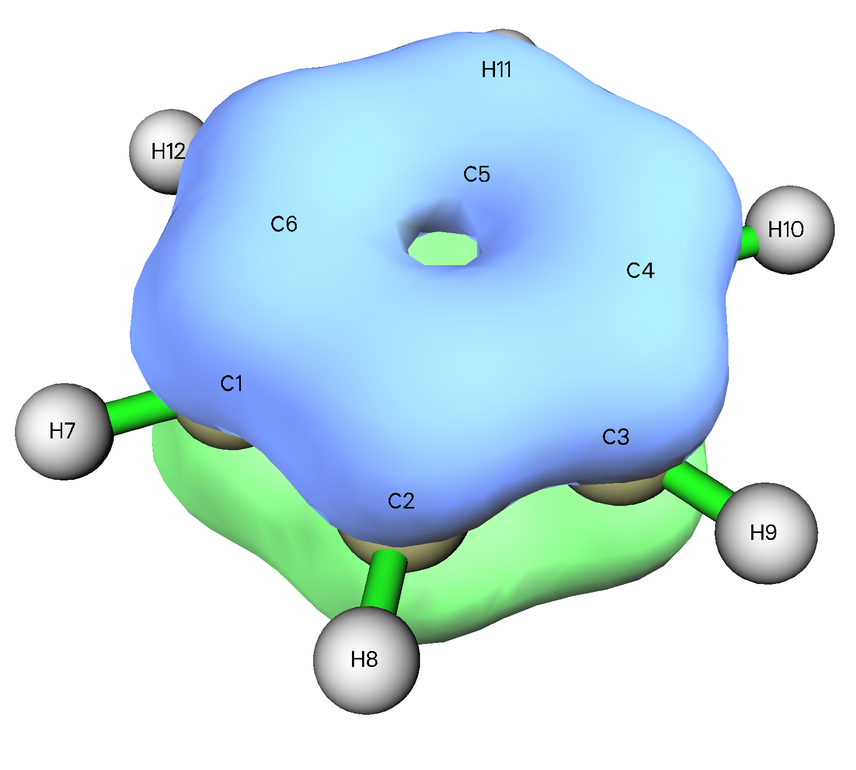
#> input picture exe09/task1/painting/painting-benzene/000017.png, 856 x 770 px, shrunk from 1610 x 1449 before the run
$ python painting-benzene.py
#> lines starting #> are read from the running program, lines starting #| are printed output that depends on the picture
import matplotlib as mpl
import matplotlib.pyplot as plt
import numpy as np

mpl.rcParams["font.sans-serif"] = ["SimHei"]

fig, ax = plt.subplots(2, 3, dpi=100, figsize=(8, 8))

photo17 = plt.imread("000017.png")
#> photo17 is the input picture: shape (770, 856, 3) float32; mean R, G, B 0.79, 0.891, 0.923
photo20 = plt.imread("000020.png")
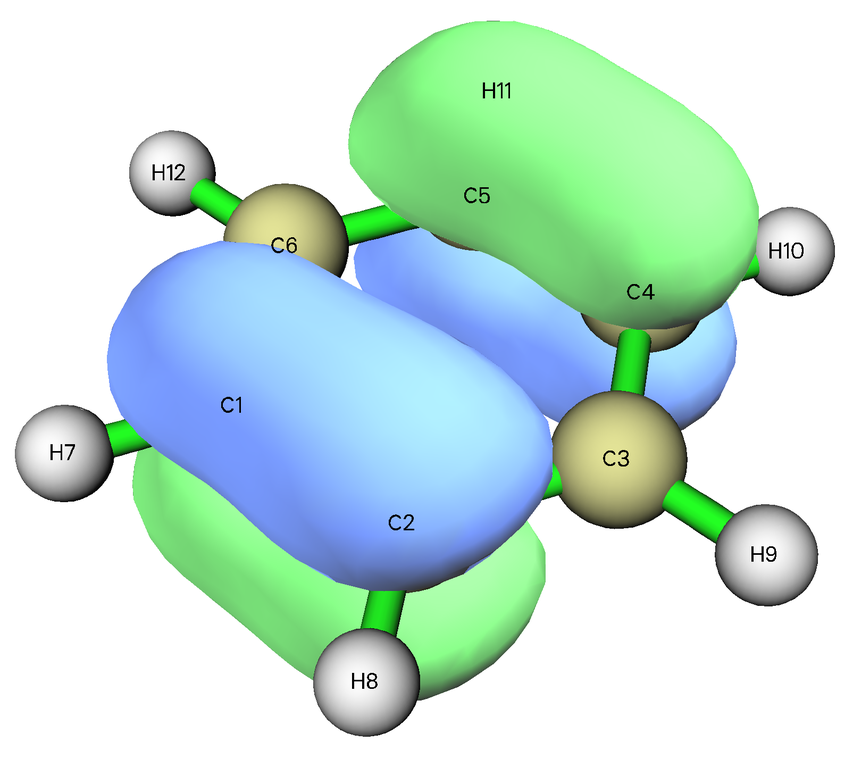
#> input picture exe09/task1/painting/painting-benzene/000020.png, 853 x 758 px, shrunk from 1604 x 1425 before the run
#> photo20 is the input picture: shape (758, 853, 3) float32; mean R, G, B 0.77, 0.886, 0.85
photo21 = plt.imread("000021.png")
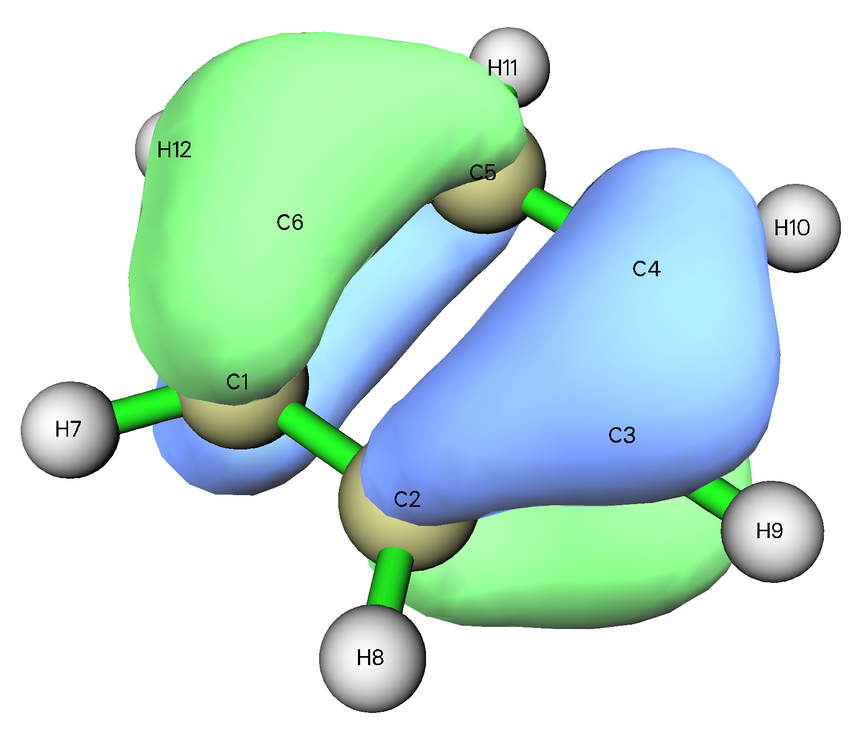
#> input picture exe09/task1/painting/painting-benzene/000021.png, 859 x 739 px, shrunk from 1615 x 1391 before the run
#> photo21 is the input picture: shape (739, 859, 3) float32; mean R, G, B 0.774, 0.89, 0.849
photo22 = plt.imread("000022.png")
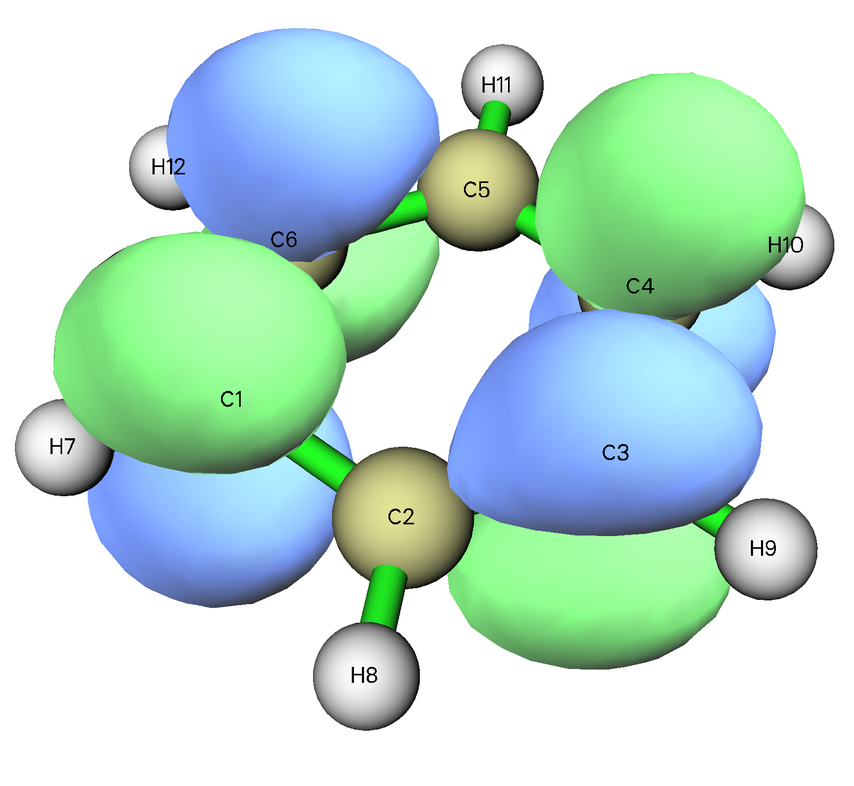
#> input picture exe09/task1/painting/painting-benzene/000022.png, 854 x 786 px, shrunk from 1607 x 1478 before the run
#> photo22 is the input picture: shape (786, 854, 3) float32; mean R, G, B 0.752, 0.872, 0.828
photo23 = plt.imread("000023.png")
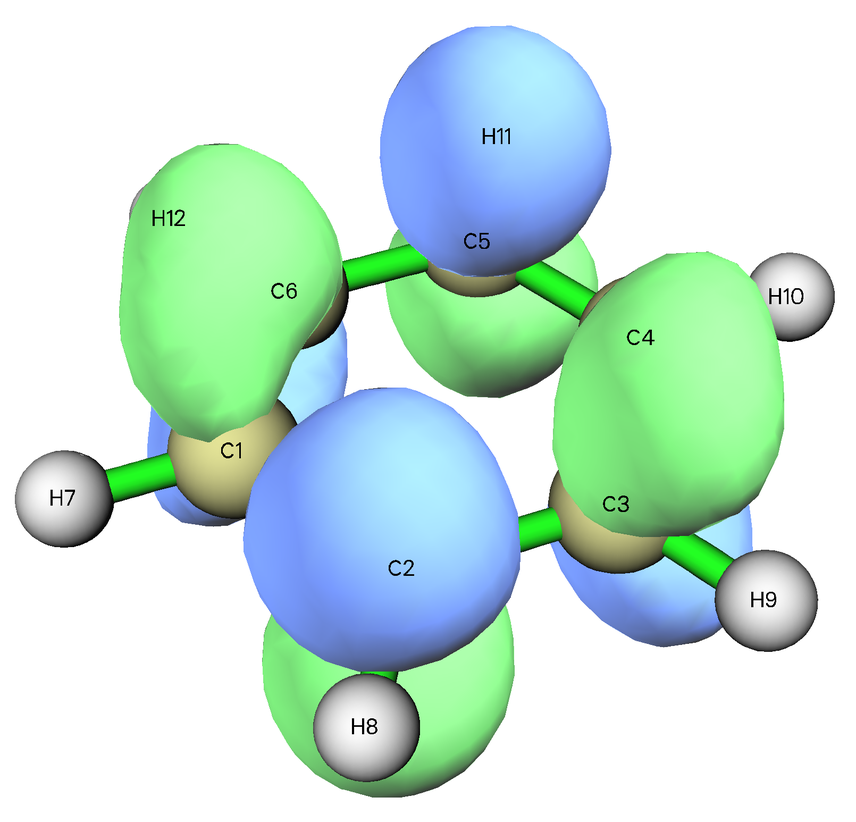
#> input picture exe09/task1/painting/painting-benzene/000023.png, 856 x 822 px, shrunk from 1610 x 1546 before the run
#> photo23 is the input picture: shape (822, 856, 3) float32; mean R, G, B 0.784, 0.897, 0.853
photo30 = plt.imread("000030.png")
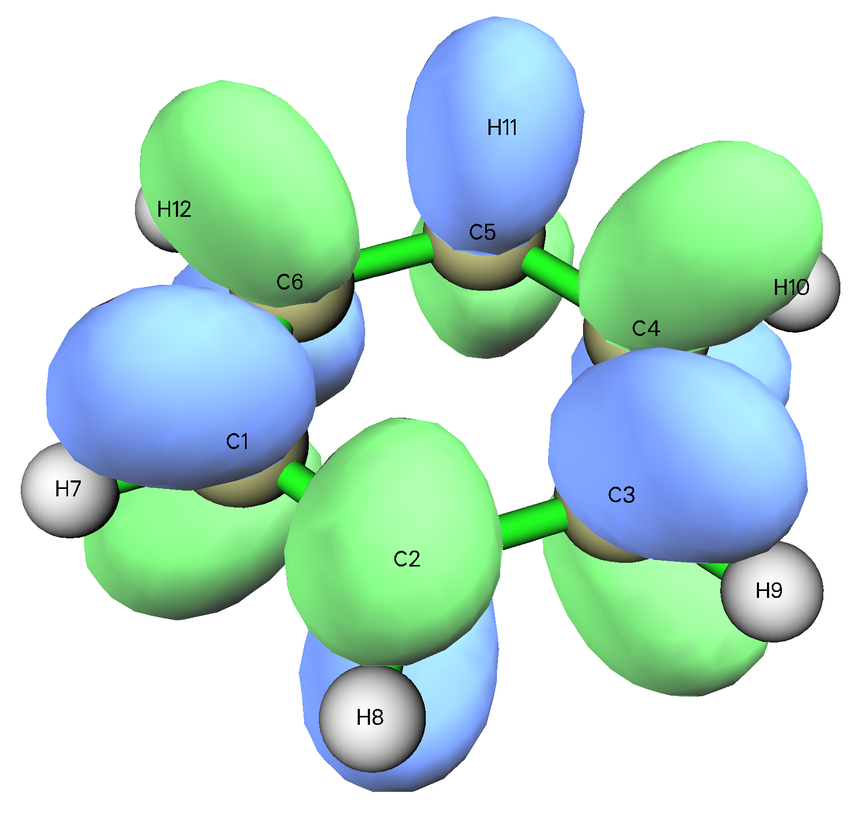
#> input picture exe09/task1/painting/painting-benzene/000030.png, 860 x 820 px, shrunk from 1618 x 1543 before the run
#> photo30 is the input picture: shape (820, 860, 3) float32; mean R, G, B 0.749, 0.875, 0.832


ax[0, 0].imshow(photo17)
ax[0, 0].set_axis_off()
ax[0, 0].set_title("(a) 标号为17的轨道", y=-0.18)

ax[0, 1].imshow(photo20)
ax[0, 1].set_axis_off()
ax[0, 1].set_title("(b) 标号为20的轨道", y=-0.18)

ax[0, 2].imshow(photo21)
ax[0, 2].set_axis_off()
ax[0, 2].set_title("(c) 标号为21的轨道", y=-0.19)

ax[1, 0].imshow(photo22)
ax[1, 0].set_axis_off()
ax[1, 0].set_title("(d) 标号为22的轨道", y=-0.18)

ax[1, 1].imshow(photo23)
ax[1, 1].set_axis_off()
ax[1, 1].set_title("(e) 标号为23的轨道", y=-0.15)

ax[1, 2].imshow(photo30)
ax[1, 2].set_axis_off()
ax[1, 2].set_title("(f) 标号为30的轨道", y=-0.15)

fig.suptitle("图9-2 选取构成苯的活性空间的RHF轨道图像", y=0.05, va="top")

plt.tight_layout(w_pad=0, h_pad=0)

plt.show()
